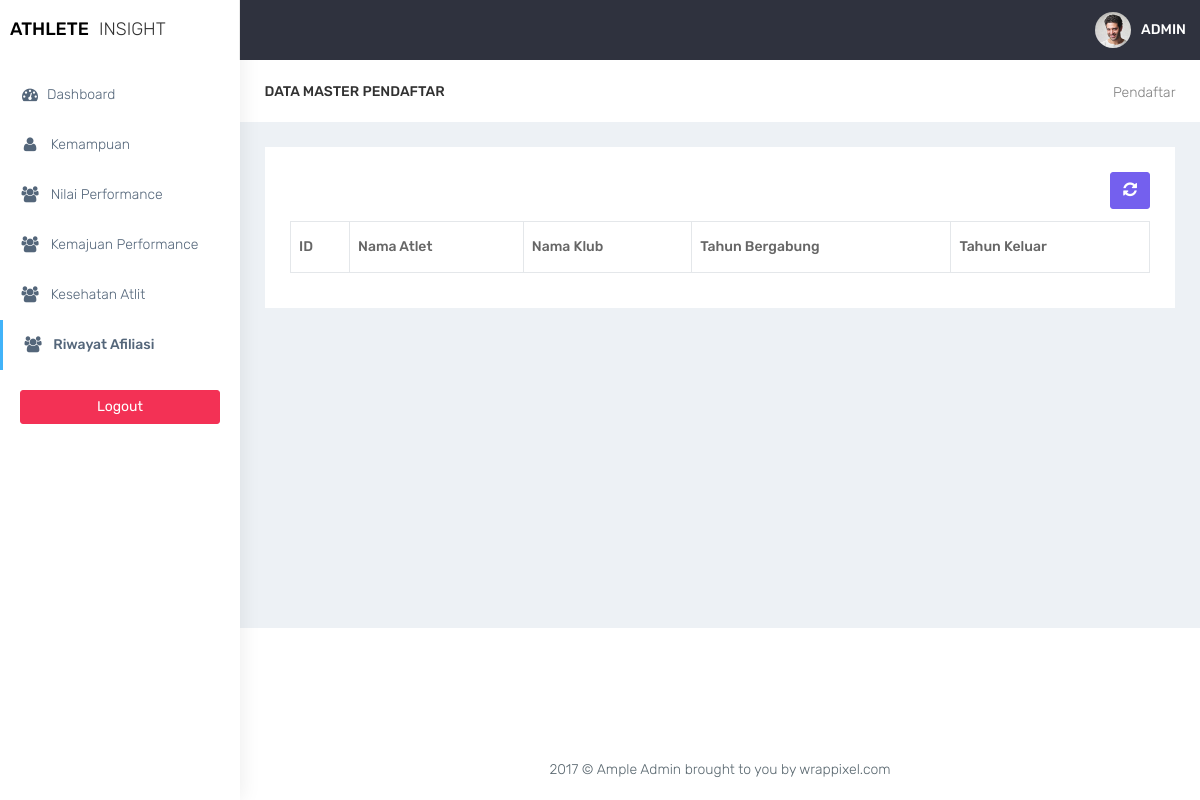
Before: /user/riwayat_afiliasi.php (signed in) with the older database file.
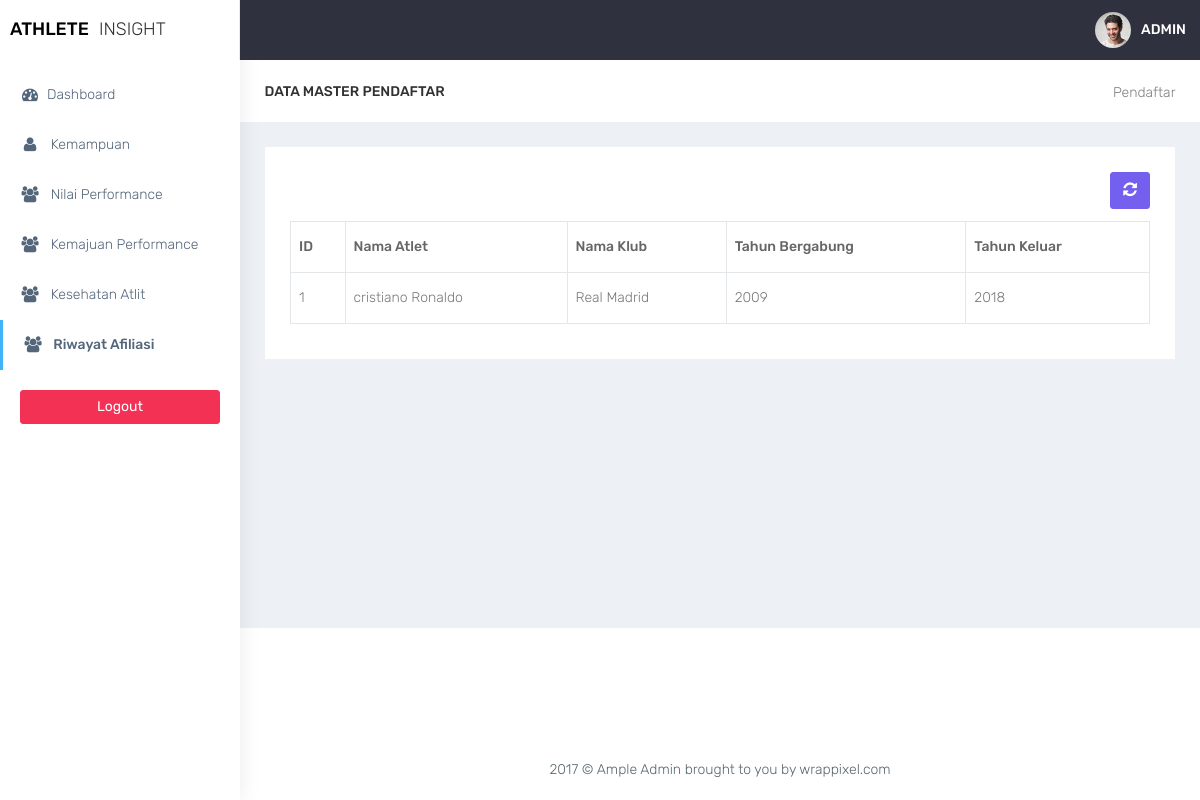
After: the same page with the newer database file.
### tables this page shows
CREATE TABLE `afiliasi` (
  `id_afiliasi` int(11) NOT NULL,
  `id_atlit` int(11) NOT NULL,
  `nama_club` varchar(25) NOT NULL,
  `tahun_gabung` int(11) NOT NULL,
  `tahun_keluar` int(11) NOT NULL
);

CREATE TABLE `atlit` (
  `id_atlit` int(11) NOT NULL,
  `nama` varchar(25) NOT NULL,
  `gambar` varchar(25) NOT NULL,
  `bendera` varchar(25) NOT NULL,
  `posisi` varchar(25) NOT NULL,
  `nilai_posisi` int(11) NOT NULL
);

### user/functions.php (called while the page is built, shortened)
<?php
function ambildata($conn, $query)
{
    $data = mysqli_query($conn, $query);
    if (mysqli_num_rows($data) > 0) {
        while ($row = mysqli_fetch_assoc($data)) {
            $hasil[] = $row;
        }
        return $hasil;
    }
}

### user/riwayat_afiliasi.php (the view, shortened to what this page needs)
<?php
require 'functions.php';
require 'layout_header.php';
$query = 'SELECT afiliasi.*, atlit.nama FROM afiliasi INNER JOIN atlit ON afiliasi.id_atlit = atlit.id_atlit';
$data = ambildata($conn, $query);
?>
<div class="container-fluid">
    <div class="row bg-title">
        <div class="col-lg-3 col-md-4 col-sm-4 col-xs-12">
            <h4 class="page-title">Data Master Pendaftar</h4>
        </div>
        <div class="col-lg-9 col-sm-8 col-md-8 col-xs-12">
            <ol class="breadcrumb">
                <li><a href="#">Pendaftar</a></li>
            </ol>
        </div>
    </div>
    <div class="row">
        <div class="col-md-12 col-lg-12 col-sm-12 col-xs-12">
            <div class="white-box">
                <div class="text-right">
                    <button id="btn-refresh" class="btn btn-primary box-title text-right" title="Refresh Data"><i class="fa fa-refresh" id="ic-refresh"></i></button>
                </div>
                <div class="table-responsive">
                    <table class="table table-bordered thead-dark" id="table">
                        <thead class="thead-dark">
                            <tr>
                                <th>ID</th>
                                <th>Nama Atlet</th>
                                <th>Nama Klub</th>
                                <th>Tahun Bergabung</th>
                                <th>Tahun Keluar</th>
                            </tr>
                        </thead>
                        <tbody>
                            <?php if (isset($data)) {
                                foreach ($data as $row) : ?>
                                    <tr>
                                        <td><?= $row['id_afiliasi'] ?></td>
                                        <td><?= $row['nama'] ?></td>
                                        <td><?= $row['nama_club'] ?></td>
                                        <td><?= $row['tahun_gabung'] ?></td>
                                        <td><?= $row['tahun_keluar'] ?></td>
                                    </tr>
                            <?php endforeach;
                            }
                            ?>
                        </tbody>
                    </table>
                </div>
            </div>
        </div>
    </div>
</div>
<?php
require 'layout_footer.php';
?>

Changed rows visible on the page:
added afiliasi: id_afiliasi "1", id_atlit.nama "cristiano Ronaldo", nama_club "Real Madrid", tahun_gabung "2009", tahun_keluar "2018"
